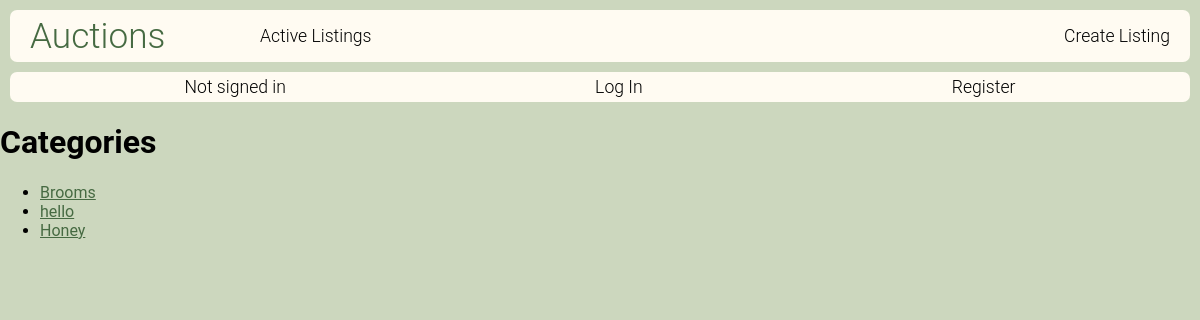
The page /categories on the database its author committed.
### auctions/models.py (models this page shows)
class Category(models.Model):
    name = models.CharField(max_length=32, unique=True)
    def __str__(self):
        return f"{self.name}"

### auctions/views.py (the view)
# urls.py: path("categories", views.categories, name="categories"),
def categories(request):
    categories = Category.objects.all()
    return render(request, "auctions/categories.html", {
        "categories": categories,
    })

### auctions/templates/auctions/categories.html
{% extends "auctions/layout.html" %}
{% block body %}
<h1>Categories</h1>
<ul>
    {% for category in categories %}
        <li><a href="{% url 'category' category.name %}">{{ category }}</a></li>
    {% empty %}
        <li>No categories.</li>
    {% endfor %}
</ul>
{% endblock %}

### auctions/static/auctions/styles.css (style rules this page uses)
body { padding: 0px; margin: 0px; background-color: #CCD7BE; }
html { box-sizing: border-box; font-family: "Roboto", Corbel, Avenir, "Lucida Grande", "Lucida Sans", sans-serif }
*, *:before, *:after { box-sizing: inherit; }
a { color: #466A42; }

### rows shown on the page
Category: name "Brooms"
Category: name "hello"
Category: name "Honey"
